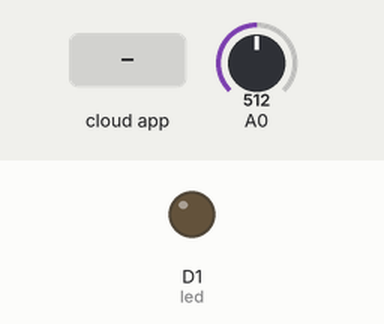
Simulated run of this sketch. Board: ESP8266 (NodeMCU). Parts: output pins drawn as LEDs (lit = HIGH). The test bench sets the inputs (shaded band); at power-on: A0 = 512. WiFi joins after 1.5 s; servers stay silent unless stated; the Firebase database answers and starts empty; what the sketch prints to the serial monitor is not drawn.

Above: at 2.7 s.
2.8 s: the phone or cloud app sets state to 1
At 4.0 s:
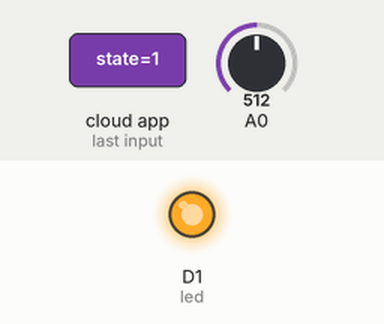
4.6 s: the phone or cloud app sets state to 0
At 5.2 s:
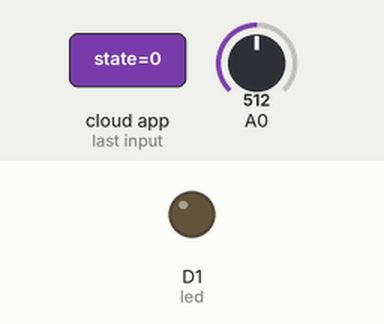
Timing chart, 0 to 7.6 s (numbered marks = the images above; inputs shaded):
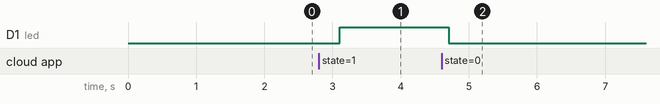

Measured:
- after the input at 2.8 s, D1 (led): LOW → HIGH after 0.30 s
- after the input at 4.6 s, D1 (led): HIGH → LOW after 0.10 s

The sketch:

Workshop_Project.ino
```cpp
#include <ESP8266WiFi.h>
#include <FirebaseArduino.h>

const double VCC = 3.3;             // NodeMCU on board 3.3v vcc
const double R2 = 10000;            // 10k ohm series resistor
const double adc_resolution = 1023; // 10-bit adc

const double A = 0.001129148;   // thermistor equation parameters
const double B = 0.000234125;
const double C = 0.0000000876741;

#define led D1
int s;
// Set these to run example.
#define FIREBASE_HOST "xxxxxxxxxxxxxxxxxxxxxxxxxxxxxx"
#define FIREBASE_AUTH "xxxxxxxxxxxxxxxxxxxxxxxxxxxxxx"
#define WIFI_SSID "xxxxxxxxxx"
#define WIFI_PASSWORD "xxxxxxxxx"

void setup() {
  Serial.begin(9600);
  pinMode(led,OUTPUT);
  // connect to wifi.
  WiFi.begin(WIFI_SSID, WIFI_PASSWORD);
  Serial.print("connecting");
  while (WiFi.status() != WL_CONNECTED) {
    Serial.print(".");
    delay(500);
  }
  Serial.println();
  Serial.print("connected: ");
  Serial.println(WiFi.localIP());

  Firebase.begin(FIREBASE_HOST, FIREBASE_AUTH);
}


void loop() {
   double Vout, Rth, temperature, adc_value;

  adc_value = analogRead(A0);
  Vout = (adc_value * VCC) / adc_resolution;
  Rth = (VCC * R2 / Vout) - R2;


  temperature = (1 / (A + (B * log(Rth)) + (C * pow((log(Rth)),3))));   // Temperature in kelvin

  temperature = temperature - 273.15;  // Temperature in degree celsius
  Serial.print("Temperature = ");
  Serial.print(temperature);
  Serial.println(" degree celsius");
  delay(500);
  Firebase.setFloat("Temperature",temperature );
  s=Firebase.getString("state").toInt();
  Serial.println(s);
  if(s==1){
    digitalWrite(led,HIGH);
  }
  if(s==0){
    digitalWrite(led,LOW);
  }

}
```
